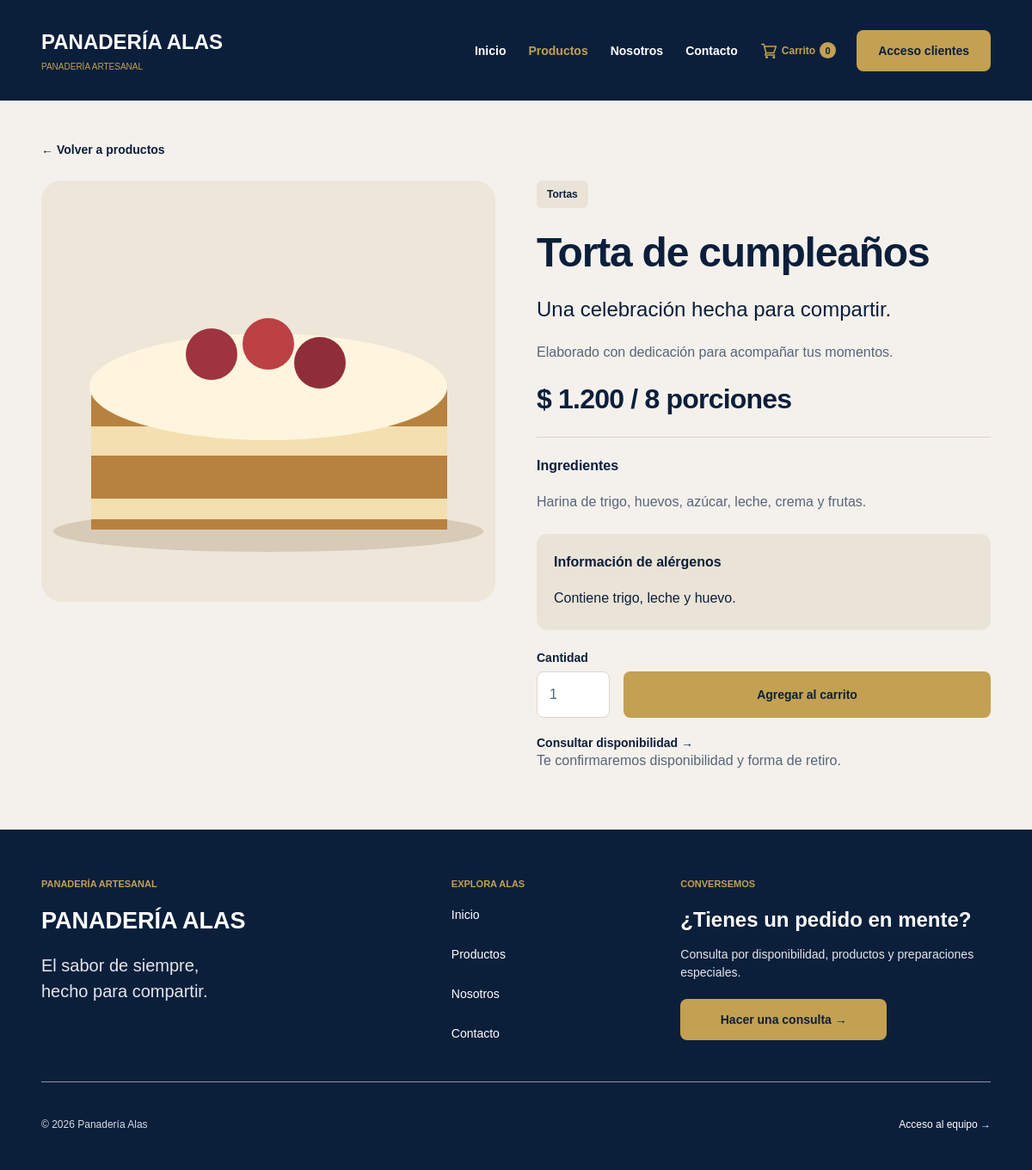
The page /producto?id=3 on the database its author committed.
### tables this page shows
CREATE TABLE IF NOT EXISTS productos (
    id_producto INT UNSIGNED AUTO_INCREMENT PRIMARY KEY,
    nombre VARCHAR(120) NOT NULL,
    descripcion VARCHAR(280) NOT NULL,
    precio DECIMAL(10,2) UNSIGNED NOT NULL,
    categoria VARCHAR(30) NOT NULL,
    presentacion VARCHAR(80) NOT NULL DEFAULT 'Unidad',
    ingredientes TEXT NOT NULL,
    alergenos VARCHAR(500) NOT NULL DEFAULT '',
    imagen VARCHAR(255) NOT NULL DEFAULT '',
    destacado TINYINT(1) NOT NULL DEFAULT 0,
    activo TINYINT(1) NOT NULL DEFAULT 1,
    eliminado_en DATETIME NULL,
    creado_en TIMESTAMP NOT NULL DEFAULT CURRENT_TIMESTAMP,
    KEY idx_productos_catalogo (activo, eliminado_en, categoria)
);

### app/Core/Vista.php (called while the page is built, shortened)
<?php
final class Vista
{
    public static function mostrar(string $vista, array $variables = []): void
    {
        extract($variables, EXTR_SKIP);
        require dirname(__DIR__) . '/Views/partials/encabezado.php';
        require dirname(__DIR__) . '/Views/' . $vista . '.php';
        require dirname(__DIR__) . '/Views/partials/pie.php';
    }
}

### app/Controllers/ProductoController.php (called while the page is built, shortened)
<?php
final class ProductoController
{
    public function ver(): void
    {
        $id = filter_var(Http::texto($_GET, 'id'), FILTER_VALIDATE_INT, ['options' => ['min_range' => 1]]);
        $producto = $id ? (Producto::catalogo()->buscarVarios([$id])[$id] ?? null) : null;
        Vista::mostrar('producto', ['tituloPagina' => ($producto['nombre'] ?? 'Producto no disponible') . ' | Panadería Alas',
            'seccionActiva' => 'productos', 'producto' => $producto]);
    }
}

### public/index.php (called while the page is built, shortened)
<?php
require dirname(__DIR__) . '/app/bootstrap.php';
$ruta = Rutas::resolver();
[, $controlador, $accion, $metodos] = Rutas::todas()[$ruta];
try {
    (new $controlador())->$accion();
} catch (DomainException $error) {
    http_response_code(422);
    Vista::mostrar('error', ['tituloPagina' => 'Revisá la solicitud', 'mensaje' => $error->getMessage()]);
} catch (Throwable $error) {
    error_log((string) $error);
    http_response_code(503);
    Vista::mostrar('error', ['tituloPagina' => 'Servicio no disponible',
        'mensaje' => 'No pudimos completar la operación en este momento. Intentá nuevamente en unos minutos.']);
}

### app/Core/Rutas.php (called while the page is built, shortened)
<?php
final class Rutas
{
    private static ?array $rutas = null;
    public static function todas(): array
    {
        return self::$rutas ??= require dirname(__DIR__, 2) . '/config/rutas.php';
    }
    public static function url(string $nombre, array $parametros = []): string
    {
        $ruta = self::todas()[$nombre][0] ?? throw new InvalidArgumentException('Ruta desconocida.');
        unset($parametros['ruta']);
        $consulta = http_build_query($parametros, '', '&', PHP_QUERY_RFC3986);
        return self::base() . '/' . $ruta . ($consulta === '' ? '' : '?' . $consulta);
    }
    public static function recurso(string $archivo): string
    {
        return self::base() . '/' . $archivo;
    }
    private static function base(): string
    {
        $directorio = str_replace('\\', '/', dirname($_SERVER['SCRIPT_NAME'] ?? '/index.php'));
        if ($directorio === '.' || $directorio === '/') {
            return '';
        }
        return '/' . implode('/', array_map('rawurlencode', explode('/', trim(rawurldecode($directorio), '/'))));
    }
}

### app/bootstrap.php (called while the page is built, shortened)
<?php
spl_autoload_register(static function (string $clase): void {
    foreach (['App\\' => __DIR__,
        'PHPMailer\\PHPMailer\\' => dirname(__DIR__) . '/lib/PHPMailer/src'] as $prefijo => $directorio) {
        if (str_starts_with($clase, $prefijo)) {
            $archivo = $directorio . '/' . str_replace('\\', '/', substr($clase, strlen($prefijo))) . '.php';
            return;
        }
    }
});

### app/Core/Http.php (called while the page is built, shortened)
<?php
final class Http
{
    public static function texto(array $origen, string $nombre, string $predeterminado = ''): string
    {
        return trim(self::cadena($origen, $nombre, $predeterminado));
    }
    public static function cadena(array $origen, string $nombre, string $predeterminado = ''): string
    {
        $valor = $origen[$nombre] ?? $predeterminado;
        return $valor;
    }
}

### config/database.php (called while the page is built, shortened)
<?php
return [
    'host' => getenv('QBA_DB_HOST') ?: '127.0.0.1',
    'port' => getenv('QBA_DB_PORT') ?: '3306',
    'database' => getenv('QBA_DB_NAME') ?: 'qba_pedidos_alas',
    'user' => getenv('QBA_DB_USER') !== false ? getenv('QBA_DB_USER') : 'root',
    'password' => getenv('QBA_DB_PASSWORD') !== false ? getenv('QBA_DB_PASSWORD') : '',
];

### app/Core/Conexion.php (called while the page is built, shortened)
<?php
final class Conexion
{
    private static ?PDO $conexion = null;
    public static function obtener(): PDO
    {
        if (self::$conexion === null) {
            $config = require dirname(__DIR__, 2) . '/config/database.php';
            self::$conexion = new PDO(
                "mysql:host={$config['host']};port={$config['port']};dbname={$config['database']};charset=utf8mb4",
                $config['user'],
                $config['password'],
                [PDO::ATTR_ERRMODE => PDO::ERRMODE_EXCEPTION, PDO::ATTR_DEFAULT_FETCH_MODE => PDO::FETCH_ASSOC,
                    PDO::ATTR_EMULATE_PREPARES => false]
            );
        }
        return self::$conexion;
    }
}

### app/Models/Producto.php (called while the page is built, shortened)
<?php
final class Producto
{
    public static function catalogo(): self
    {
        return new self(Conexion::obtener());
    }
    public static function imagen(array $producto): string
    {
        $imagen = $producto['imagen'] ?? '';
        if (in_array($imagen, ['pan.svg', 'croissant.svg', 'torta.svg'], true)
            || (is_string($imagen) && preg_match('~^productos/[a-f0-9]{32}\.(?:jpg|png)$~D', $imagen))) {
            return $imagen;
        }
        return match ($producto['categoria'] ?? '') {
            'Bizcochos' => 'croissant.svg', 'Tortas', 'Especiales' => 'torta.svg', default => 'pan.svg',
        };
    }
    public function buscarVarios(array $ids, bool $bloquear = false): array
    {
        sort($ids, SORT_NUMERIC);
        $marcadores = implode(',', array_fill(0, count($ids), '?'));
        $consulta = $this->db->prepare("SELECT * FROM productos WHERE id_producto IN ($marcadores)
            AND activo = 1 AND eliminado_en IS NULL ORDER BY id_producto" . ($bloquear ? ' FOR UPDATE' : ''));
        $consulta->execute($ids);
        $productos = [];
        foreach ($consulta->fetchAll() as $fila) {
            $producto = self::normalizar($fila);
            $productos[$producto['id_producto']] = $producto;
        }
        return $productos;
    }
    private static function normalizar(array $producto): array
    {
        [$entero, $decimal] = array_pad(explode('.', (string) $producto['precio'], 2), 2, '0');
        $producto['precio'] = (int) $entero * 100 + (int) str_pad($decimal, 2, '0');
        $producto['id_producto'] = (int) $producto['id_producto'];
        $producto['imagen_guardada'] = $producto['imagen'];
        $producto['imagen'] = self::imagen($producto);
        return $producto;
    }
}

### app/Views/producto.php (the view, shortened to what this page needs)
<main id="contenido" class="contenedor pagina-pedidos">
    <a class="enlace-volver" href="<?= $url('productos') ?>">← Volver a productos</a>
    <?php if (!$producto): ?>
    <section class="tarjeta vacio">
        <h1 class="vacio__titulo">Producto no disponible</h1>
        <p class="vacio__descripcion">Este producto ya no está en el catálogo. Explorá las opciones disponibles.</p>
        <a class="boton boton--dorado" href="<?= $url('productos') ?>">Ver productos</a>
    </section>
    <?php else: ?>
    <div class="detalle">
        <img class="detalle__imagen" src="<?= $escapar($recurso('images/' . $producto['imagen'])) ?>" width="400" height="245" alt="<?= $escapar($producto['nombre']) ?>">
        <section>
            <span class="insignia insignia--neutra"><?= $escapar($producto['categoria']) ?></span>
            <h1 class="detalle__titulo"><?= $escapar($producto['nombre']) ?></h1>
            <p class="detalle__descripcion"><?= $escapar($producto['descripcion']) ?></p>
            <p>Elaborado con dedicación para acompañar tus momentos.</p>
            <h2><?= $dinero($producto['precio']) ?> / <?= $escapar($producto['presentacion']) ?></h2>
            <hr class="separador">
            <h4 class="detalle__subtitulo">Ingredientes</h4>
            <p><?= $escapar($producto['ingredientes']) ?></p>
            <aside class="recuadro">
                <h4 class="recuadro__titulo">Información de alérgenos</h4>
                <p class="recuadro__descripcion"><?= $escapar($producto['alergenos'] ?: 'Consultá por alérgenos antes de realizar tu pedido.') ?></p>
            </aside>
            <form method="post" action="<?= $url('carrito') ?>" class="agregar-carrito">
                <label class="campo">Cantidad
                    <input class="campo__entrada" type="number" name="cantidad" min="1" max="99" value="1" required>
                </label>
                <button class="boton boton--dorado">Agregar al carrito</button>
            </form>
            <a class="enlace-texto" role="link" aria-disabled="true">Consultar disponibilidad →</a>
            <p class="texto-pequeno">Te confirmaremos disponibilidad y forma de retiro.</p>
        </section>
    </div>
    <?php endif; ?>
</main>

### public/css/inicio.css (style rules this page uses)
:root { --navy: #0b1f3b; --gold: #c3a052; --cream: #f4f1ed; --white: #fff; --muted: #586577; --border: #ddd5c9; --radius: 12px; font-family: Arial, Helvetica, sans-serif; color: var(--navy); background: var(--cream); font-synthesis: none; }
* { box-sizing: border-box; }
.pagina { display: flex; flex-direction: column; min-width: 320px; min-height: 100vh; margin: 0; }
main { flex: 1; }
a { color: inherit; text-decoration: none; -webkit-tap-highlight-color: transparent; }
img { display: block; max-width: 100%; height: auto; }
p { margin: 0 0 20px; color: var(--muted); font-size: 16px; line-height: 1.55; }
h1, h2, h3 { margin: 0 0 20px; line-height: 1.18; letter-spacing: -.025em; }
h1 { font-size: 48px; font-weight: 750; }
h2 { font-size: 32px; }
[aria-disabled="true"] { cursor: default; }
.contenedor { width: calc(100% - 96px); max-width: 1344px; margin-inline: auto; }
.boton { display: inline-flex; justify-content: center; align-items: center; gap: 8px; min-height: 48px; min-width: 160px; padding: 13px 24px; border: 1px solid transparent; border-radius: 8px; color: var(--navy); font-size: 14px; line-height: 20px; font-weight: 600; text-align: center; transition: background-color .15s, box-shadow .15s; }
.boton--dorado { background: var(--gold); }

### public/css/componentes.css (style rules this page uses)
:root { --sand: #eae3d7; --red: #ab3032; --green: #146b4b; }
button, input, select, textarea { font: inherit; -webkit-tap-highlight-color: transparent; }
button { cursor: pointer; }
.pagina-pedidos { padding-block: 48px; }
.pagina-pedidos h1 { line-height: 1.16; }
.enlace-volver, .enlace-texto { display: inline-block; font-size: 14px; font-weight: 600; }
.enlace-volver { margin: 0 0 28px; }
.insignia { display: inline-block; padding: 8px 12px; border-radius: 6px; font-size: 12px; line-height: 16px; font-weight: 600; }
.insignia--neutra { background: var(--sand); color: var(--navy); }
.recuadro { margin: 24px 0; padding: 24px 20px; border-radius: var(--radius); background: var(--sand); }
.recuadro__titulo { margin: 0 0 20px; font-size: 16px; line-height: 1.18; letter-spacing: -.025em; }
h4.recuadro__titulo { letter-spacing: 0; }
.recuadro__descripcion { margin: 0; color: var(--navy); font-size: 14px; }
.campo { display: flex; flex-direction: column; gap: 8px; color: var(--navy); font-size: 14px; font-weight: 600; }
.campo__entrada { width: 100%; min-height: 54px; padding: 14px; border: 1px solid var(--border); border-radius: 8px; background: var(--white); color: var(--muted); font-size: 16px; line-height: 24px; font-weight: 400; }
.campo__entrada::placeholder { color: var(--muted); opacity: 1; }
.separador { width: 100%; margin: 0 0 24px; border: 0; border-top: 1px solid var(--border); }
.texto-pequeno { color: var(--muted); font-size: 13px; line-height: 1.5; }

### public/css/pedidos.css (style rules this page uses)
.detalle { display: grid; grid-template-columns: 1fr 1fr; align-items: start; gap: 48px; }
.detalle__imagen { width: 100%; min-height: 490px; border-radius: 24px; background: #eee6d8; object-fit: cover; }
.detalle__titulo { margin-top: 24px; }
.detalle__descripcion { color: var(--navy); font-size: 24px; line-height: 1.5; }
.detalle .recuadro__descripcion, .detalle .texto-pequeno { font-size: 16px; }
.detalle h2, .detalle .separador { margin: 24px 0; }
.detalle__subtitulo { margin: 0 0 20px; font-size: 16px; line-height: 1.18; letter-spacing: 0; }
.agregar-carrito { display: flex; align-items: flex-end; gap: 16px; margin-bottom: 20px; }
.agregar-carrito .campo { max-width: 100px; }
.agregar-carrito .boton { flex: 1; min-height: 54px; }

### rows shown on the page
productos: imagen (picture), categoria "Tortas", nombre "Torta de cumpleaños", descripcion "Una celebración hecha para compartir.", presentacion "8 porciones", ingredientes "Harina de trigo, huevos, azúcar, leche, crema y frutas.", alergenos "Contiene trigo, leche y huevo."

### other values the page prints
$cantidadCarrito "0"
$dinero($producto['precio']) "$ 1.200"
